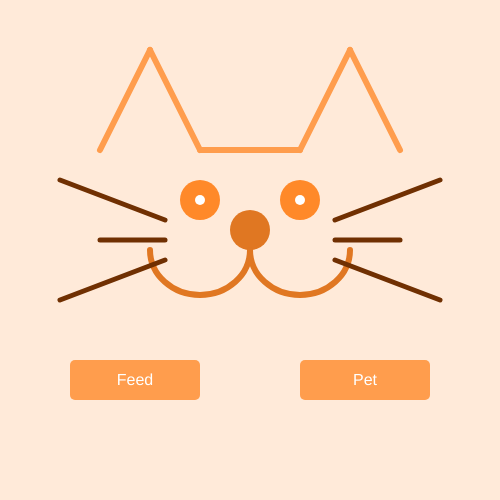
Frame 1 (no input)
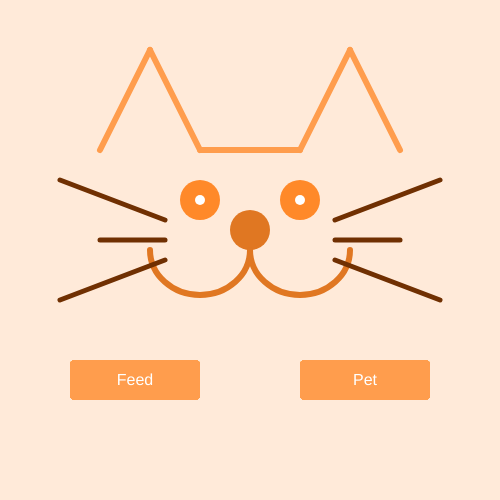
Frame 60 (no input)
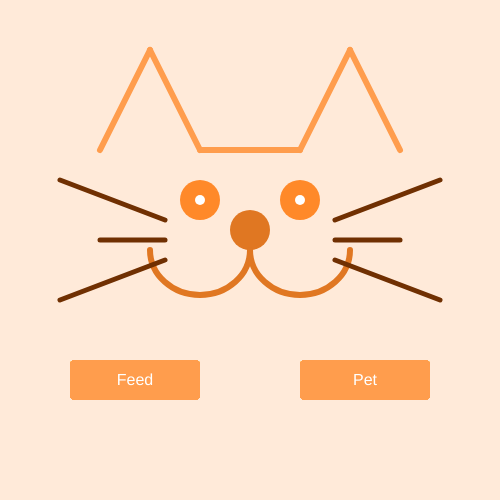
Frame 120 (the mouse pressed at the canvas centre since frame 60)

The p5.js sketch that drew these frames (run headless with seeded random() and noise() and a simulated clock; from frame 60 on, the mouse is pressed at the canvas centre):

// p5.js sketch
// ── sketch.js
let hearts = [];
let isFeeding = false;
let feedingTime = 0;
const feedingDuration = 2000; // Duration in milliseconds

function setup() {
  createCanvas(500, 500);
}

function draw() {
  background(255, 234, 217);
  drawButtons();
  drawCat();
  updateAndDrawHearts();
  
  if (isFeeding && millis() - feedingTime > feedingDuration) {
    isFeeding = false;
  }
}

// Function to draw a cat
function drawCat(){
  strokeCap(ROUND);
  stroke(255, 157, 77);
  strokeWeight(6);
  line(200, 150, 150, 50); // Left ear
  line(100, 150, 150, 50); // Left ear
  line(200, 150, 300, 150);
  line(300, 150, 350, 50); // Right ear
  line (350, 50, 400, 150); // Right ear

  strokeWeight(40);
  stroke(255, 137, 41);
  point(200, 200); // Left eye
  point(300, 200); // Right eye
  stroke('rgb(255,255,255)');

  strokeWeight(10);
  point(200, 200); // Left eye
  point(300, 200); // Right eye

  strokeWeight(40);
  stroke(224, 119, 34);
  point(250, 230); // Nose

  strokeWeight(6); // Mouth
  fill(255, 234, 217);
  arc(200, 250, 100, 90, 0, PI);
  arc(300, 250, 100, 90, 0, PI);
  
  // Draw tongue if feeding
   if (isFeeding) {
    textSize(40);
    textAlign(CENTER, CENTER);
    text('⭐', 200, 200); // Left eye star
    text('⭐', 300, 200); // Right eye star

     fill(255, 150, 150); // Tongue
     stroke(255, 150, 150);
     ellipse(250, 280, 40, 30);
     
     strokeWeight(6); // Mouth
     fill(255, 234, 217);
     stroke(224, 119, 34); 
     arc(200, 250, 100, 90, 0, PI);
     arc(300, 250, 100, 90, 0, PI);
   }
  
  strokeWeight(5);
  stroke(112, 48, 2) // Left whiskers
  line(60, 180, 165, 220);
  line(100, 240, 165, 240);
  line(60, 300, 165, 260);

  line(440, 180, 335, 220); // Right whiskers
  line(400, 240, 335, 240);
  line(440, 300, 335, 260);
  }

// Function to draw the buttons
function drawButtons(){
  let feedButton = createButton('Feed'); // Feed button
  feedButton.position(70, 360);
  feedButton.size(130, 40);
  feedButton.style('background-color', '#FF9D4D');
  feedButton.style('color', 'white');
  feedButton.style('font-size', '16px');
  feedButton.style('border', 'none');
  feedButton.style('border-radius', '5px');
  feedButton.mousePressed(feedCat);

  let petButton = createButton('Pet'); // Pet button
  petButton.position(300, 360);
  petButton.size(130, 40);
  petButton.style('background-color', '#FF9D4D');
  petButton.style('color', 'white');
  petButton.style('font-size', '16px');
  petButton.style('border', 'none');
  petButton.style('border-radius', '5px');
  petButton.mousePressed(petCat);
  }

// Function responsible for animating and rendering the heart emojis
function updateAndDrawHearts() {
  for (let i = hearts.length - 1; i >= 0; i--) {
    let heart = hearts[i];
    heart.x += heart.vx;
    heart.y += heart.vy;
    heart.alpha -= 2;
    fill(255, 0, 0, heart.alpha);
    textSize(30);
    textAlign(CENTER, CENTER);
    text('❤', heart.x, heart.y);
    if (heart.alpha <= 0) {
      hearts.splice(i, 1);
    }
  }
}


// When the petButton is pressed
function petCat() {
  for (let i = 0; i < 20; i++) {
    hearts.push({
      x: 250,
      y: 200,
      vx: random(-2, 2),
      vy: random(-2, 2),
      alpha: 255
    });
  }
}

function feedCat() {
  isFeeding = true;
  feedingTime = millis();
}
